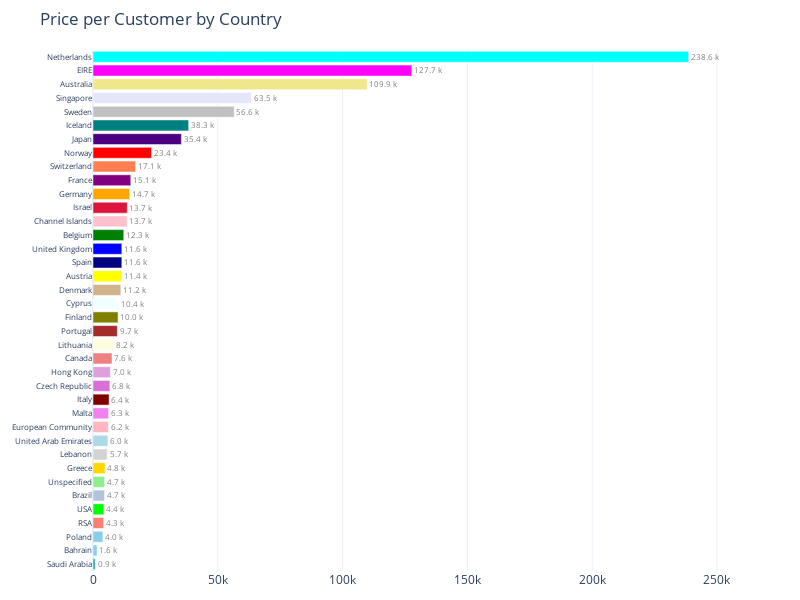

Notebook source saved alongside this figure:
### Code cell
def convert_to_k(value):
    return f"{value/1000:.1f} k"
df_country_per_customer['Price per Customer (k)'] = df_country_per_customer['Price per Customer'].apply(convert_to_k)

fig = px.bar(df_country_per_customer, x='Price per Customer', y='Country', orientation='h', title="Price per Customer by Country",
             template="plotly_white", color='Country', color_discrete_map=country_color_map,
             text='Price per Customer (k)')
fig.update_yaxes(categoryorder='total ascending', title_text = None)
fig.update_xaxes(title_text = None)
fig.update_layout(yaxis=dict(tickfont=dict(size=8)))
fig.update_traces(hovertemplate='Country: %{y}<br>Price per Customer: %{x}', textposition='outside', textfont=dict(color='gray'))
fig.update_layout(margin = dict(t=50, b=25), height=600, width=800, showlegend=False)
fig.show()

fig.to_html(include_plotlyjs='cdn',full_html=False).encode().decode('unicode-escape')

### Figure 1 — Plotly figure (JSON) as saved in the notebook; plotly's stock layout.template omitted (floating-point values rounded to 4 significant figures)
{"data": [{"alignmentgroup": "True", "hovertemplate": "Country: %{y}<br>Price per Customer: %{x}", "legendgroup": "Netherlands", "marker": {"color": "cyan", "pattern": {"shape": ""}}, "name": "Netherlands", "offsetgroup": "Netherlands", "orientation": "h", "showlegend": true, "text": ["238.6 k"], "textfont": {"color": "gray"}, "textposition": "outside", "type": "bar", "x": [238600.0], "xaxis": "x", "y": ["Netherlands"], "yaxis": "y"}, {"alignmentgroup": "True", "hovertemplate": "Country: %{y}<br>Price per Customer: %{x}", "legendgroup": "EIRE", "marker": {"color": "magenta", "pattern": {"shape": ""}}, "name": "EIRE", "offsetgroup": "EIRE", "orientation": "h", "showlegend": true, "text": ["127.7 k"], "textfont": {"color": "gray"}, "textposition": "outside", "type": "bar", "x": [127700.0], "xaxis": "x", "y": ["EIRE"], "yaxis": "y"}, {"alignmentgroup": "True", "hovertemplate": "Country: %{y}<br>Price per Customer: %{x}", "legendgroup": "Australia", "marker": {"color": "khaki", "pattern": {"shape": ""}}, "name": "Australia", "offsetgroup": "Australia", "orientation": "h", "showlegend": true, "text": ["109.9 k"], "textfont": {"color": "gray"}, "textposition": "outside", "type": "bar", "x": [109900.0], "xaxis": "x", "y": ["Australia"], "yaxis": "y"}, {"alignmentgroup": "True", "hovertemplate": "Country: %{y}<br>Price per Customer: %{x}", "legendgroup": "Singapore", "marker": {"color": "lavender", "pattern": {"shape": ""}}, "name": "Singapore", "offsetgroup": "Singapore", "orientation": "h", "showlegend": true, "text": ["63.5 k"], "textfont": {"color": "gray"}, "textposition": "outside", "type": "bar", "x": [63480.0], "xaxis": "x", "y": ["Singapore"], "yaxis": "y"}, {"alignmentgroup": "True", "hovertemplate": "Country: %{y}<br>Price per Customer: %{x}", "legendgroup": "Sweden", "marker": {"color": "silver", "pattern": {"shape": ""}}, "name": "Sweden", "offsetgroup": "Sweden", "orientation": "h", "showlegend": true, "text": ["56.6 k"], "textfont": {"color": "gray"}, "textposition": "outside", "type": "bar", "x": [56580.0], "xaxis": "x", "y": ["Sweden"], "yaxis": "y"}, {"alignmentgroup": "True", "hovertemplate": "Country: %{y}<br>Price per Customer: %{x}", "legendgroup": "Iceland", "marker": {"color": "teal", "pattern": {"shape": ""}}, "name": "Iceland", "offsetgroup": "Iceland", "orientation": "h", "showlegend": true, "text": ["38.3 k"], "textfont": {"color": "gray"}, "textposition": "outside", "type": "bar", "x": [38320.0], "xaxis": "x", "y": ["Iceland"], "yaxis": "y"}, {"alignmentgroup": "True", "hovertemplate": "Country: %{y}<br>Price per Customer: %{x}", "legendgroup": "Japan", "marker": {"color": "indigo", "pattern": {"shape": ""}}, "name": "Japan", "offsetgroup": "Japan", "orientation": "h", "showlegend": true, "text": ["35.4 k"], "textfont": {"color": "gray"}, "textposition": "outside", "type": "bar", "x": [35410.0], "xaxis": "x", "y": ["Japan"], "yaxis": "y"}, {"alignmentgroup": "True", "hovertemplate": "Country: %{y}<br>Price per Customer: %{x}", "legendgroup": "Norway", "marker": {"color": "red", "pattern": {"shape": ""}}, "name": "Norway", "offsetgroup": "Norway", "orientation": "h", "showlegend": true, "text": ["23.4 k"], "textfont": {"color": "gray"}, "textposition": "outside", "type": "bar", "x": [23440.0], "xaxis": "x", "y": ["Norway"], "yaxis": "y"}, {"alignmentgroup": "True", "hovertemplate": "Country: %{y}<br>Price per Customer: %{x}", "legendgroup": "Switzerland", "marker": {"color": "coral", "pattern": {"shape": ""}}, "name": "Switzerland", "offsetgroup": "Switzerland", "orientation": "h", "showlegend": true, "text": ["17.1 k"], "textfont": {"color": "gray"}, "textposition": "outside", "type": "bar", "x": [17070.0], "xaxis": "x", "y": ["Switzerland"], "yaxis": "y"}, {"alignmentgroup": "True", "hovertemplate": "Country: %{y}<br>Price per Customer: %{x}", "legendgroup": "France", "marker": {"color": "purple", "pattern": {"shape": ""}}, "name": "France", "offsetgroup": "France", "orientation": "h", "showlegend": true, "text": ["15.1 k"], "textfont": {"color": "gray"}, "textposition": "outside", "type": "bar", "x": [15140.0], "xaxis": "x", "y": ["France"], "yaxis": "y"}, {"alignmentgroup": "True", "hovertemplate": "Country: %{y}<br>Price per Customer: %{x}", "legendgroup": "Germany", "marker": {"color": "orange", "pattern": {"shape": ""}}, "name": "Germany", "offsetgroup": "Germany", "orientation": "h", "showlegend": true, "text": ["14.7 k"], "textfont": {"color": "gray"}, "textposition": "outside", "type": "bar", "x": [14680.0], "xaxis": "x", "y": ["Germany"], "yaxis": "y"}, {"alignmentgroup": "True", "hovertemplate": "Country: %{y}<br>Price per Customer: %{x}", "legendgroup": "Israel", "marker": {"color": "crimson", "pattern": {"shape": ""}}, "name": "Israel", "offsetgroup": "Israel", "orientation": "h", "showlegend": true, "text": ["13.7 k"], "textfont": {"color": "gray"}, "textposition": "outside", "type": "bar", "x": [13740.0], "xaxis": "x", "y": ["Israel"], "yaxis": "y"}, {"alignmentgroup": "True", "hovertemplate": "Country: %{y}<br>Price per Customer: %{x}", "legendgroup": "Channel Islands", "marker": {"color": "pink", "pattern": {"shape": ""}}, "name": "Channel Islands", "offsetgroup": "Channel Islands", "orientation": "h", "showlegend": true, "text": ["13.7 k"], "textfont": {"color": "gray"}, "textposition": "outside", "type": "bar", "x": [13680.0], "xaxis": "x", "y": ["Channel Islands"], "yaxis": "y"}, {"alignmentgroup": "True", "hovertemplate": "Country: %{y}<br>Price per Customer: %{x}", "legendgroup": "Belgium", "marker": {"color": "green", "pattern": {"shape": ""}}, "name": "Belgium", "offsetgroup": "Belgium", "orientation": "h", "showlegend": true, "text": ["12.3 k"], "textfont": {"color": "gray"}, "textposition": "outside", "type": "bar", "x": [12330.0], "xaxis": "x", "y": ["Belgium"], "yaxis": "y"}, {"alignmentgroup": "True", "hovertemplate": "Country: %{y}<br>Price per Customer: %{x}", "legendgroup": "United Kingdom", "marker": {"color": "blue", "pattern": {"shape": ""}}, "name": "United Kingdom", "offsetgroup": "United Kingdom", "orientation": "h", "showlegend": true, "text": ["11.6 k"], "textfont": {"color": "gray"}, "textposition": "outside", "type": "bar", "x": [11560.0], "xaxis": "x", "y": ["United Kingdom"], "yaxis": "y"}, {"alignmentgroup": "True", "hovertemplate": "Country: %{y}<br>Price per Customer: %{x}", "legendgroup": "Spain", "marker": {"color": "navy", "pattern": {"shape": ""}}, "name": "Spain", "offsetgroup": "Spain", "orientation": "h", "showlegend": true, "text": ["11.6 k"], "textfont": {"color": "gray"}, "textposition": "outside", "type": "bar", "x": [11550.0], "xaxis": "x", "y": ["Spain"], "yaxis": "y"}, {"alignmentgroup": "True", "hovertemplate": "Country: %{y}<br>Price per Customer: %{x}", "legendgroup": "Austria", "marker": {"color": "yellow", "pattern": {"shape": ""}}, "name": "Austria", "offsetgroup": "Austria", "orientation": "h", "showlegend": true, "text": ["11.4 k"], "textfont": {"color": "gray"}, "textposition": "outside", "type": "bar", "x": [11420.0], "xaxis": "x", "y": ["Austria"], "yaxis": "y"}, {"alignmentgroup": "True", "hovertemplate": "Country: %{y}<br>Price per Customer: %{x}", "legendgroup": "Denmark", "marker": {"color": "tan", "pattern": {"shape": ""}}, "name": "Denmark", "offsetgroup": "Denmark", "orientation": "h", "showlegend": true, "text": ["11.2 k"], "textfont": {"color": "gray"}, "textposition": "outside", "type": "bar", "x": [11160.0], "xaxis": "x", "y": ["Denmark"], "yaxis": "y"}, {"alignmentgroup": "True", "hovertemplate": "Country: %{y}<br>Price per Customer: %{x}", "legendgroup": "Cyprus", "marker": {"color": "azure", "pattern": {"shape": ""}}, "name": "Cyprus", "offsetgroup": "Cyprus", "orientation": "h", "showlegend": true, "text": ["10.4 k"], "textfont": {"color": "gray"}, "textposition": "outside", "type": "bar", "x": [10370.0], "xaxis": "x", "y": ["Cyprus"], "yaxis": "y"}, {"alignmentgroup": "True", "hovertemplate": "Country: %{y}<br>Price per Customer: %{x}", "legendgroup": "Finland", "marker": {"color": "olive", "pattern": {"shape": ""}}, "name": "Finland", "offsetgroup": "Finland", "orientation": "h", "showlegend": true, "text": ["10.0 k"], "textfont": {"color": "gray"}, "textposition": "outside", "type": "bar", "x": [10050.0], "xaxis": "x", "y": ["Finland"], "yaxis": "y"}, {"alignmentgroup": "True", "hovertemplate": "Country: %{y}<br>Price per Customer: %{x}", "legendgroup": "Portugal", "marker": {"color": "brown", "pattern": {"shape": ""}}, "name": "Portugal", "offsetgroup": "Portugal", "orientation": "h", "showlegend": true, "text": ["9.7 k"], "textfont": {"color": "gray"}, "textposition": "outside", "type": "bar", "x": [9737.0], "xaxis": "x", "y": ["Portugal"], "yaxis": "y"}, {"alignmentgroup": "True", "hovertemplate": "Country: %{y}<br>Price per Customer: %{x}", "legendgroup": "Lithuania", "marker": {"color": "lightyellow", "pattern": {"shape": ""}}, "name": "Lithuania", "offsetgroup": "Lithuania", "orientation": "h", "showlegend": true, "text": ["8.2 k"], "textfont": {"color": "gray"}, "textposition": "outside", "type": "bar", "x": [8188.0], "xaxis": "x", "y": ["Lithuania"], "yaxis": "y"}, {"alignmentgroup": "True", "hovertemplate": "Country: %{y}<br>Price per Customer: %{x}", "legendgroup": "Canada", "marker": {"color": "lightcoral", "pattern": {"shape": ""}}, "name": "Canada", "offsetgroup": "Canada", "orientation": "h", "showlegend": true, "text": ["7.6 k"], "textfont": {"color": "gray"}, "textposition": "outside", "type": "bar", "x": [7623.0], "xaxis": "x", "y": ["Canada"], "yaxis": "y"}, {"alignmentgroup": "True", "hovertemplate": "Country: %{y}<br>Price per Customer: %{x}", "legendgroup": "Hong Kong", "marker": {"color": "plum", "pattern": {"shape": ""}}, "name": "Hong Kong", "offsetgroup": "Hong Kong", "orientation": "h", "showlegend": true, "text": ["7.0 k"], "textfont": {"color": "gray"}, "textposition": "outside", "type": "bar", "x": [6959.0], "xaxis": "x", "y": ["Hong Kong"], "yaxis": "y"}, {"alignmentgroup": "True", "hovertemplate": "Country: %{y}<br>Price per Customer: %{x}", "legendgroup": "Czech Republic", "marker": {"color": "orchid", "pattern": {"shape": ""}}, "name": "Czech Republic", "offsetgroup": "Czech Republic", "orientation": "h", "showlegend": true, "text": ["6.8 k"], "textfont": {"color": "gray"}, "textposition": "outside", "type": "bar", "x": [6757.0], "xaxis": "x", "y": ["Czech Republic"], "yaxis": "y"}, {"alignmentgroup": "True", "hovertemplate": "Country: %{y}<br>Price per Customer: %{x}", "legendgroup": "Italy", "marker": {"color": "maroon", "pattern": {"shape": ""}}, "name": "Italy", "offsetgroup": "Italy", "orientation": "h", "showlegend": true, "text": ["6.4 k"], "textfont": {"color": "gray"}, "textposition": "outside", "type": "bar", "x": [6450.0], "xaxis": "x", "y": ["Italy"], "yaxis": "y"}, {"alignmentgroup": "True", "hovertemplate": "Country: %{y}<br>Price per Customer: %{x}", "legendgroup": "Malta", "marker": {"color": "violet", "pattern": {"shape": ""}}, "name": "Malta", "offsetgroup": "Malta", "orientation": "h", "showlegend": true, "text": ["6.3 k"], "textfont": {"color": "gray"}, "textposition": "outside", "type": "bar", "x": [6255.0], "xaxis": "x", "y": ["Malta"], "yaxis": "y"}, {"alignmentgroup": "True", "hovertemplate": "Country: %{y}<br>Price per Customer: %{x}", "legendgroup": "European Community", "marker": {"color": "lightpink", "pattern": {"shape": ""}}, "name": "European Community", "offsetgroup": "European Community", "orientation": "h", "showlegend": true, "text": ["6.2 k"], "textfont": {"color": "gray"}, "textposition": "outside", "type": "bar", "x": [6181.0], "xaxis": "x", "y": ["European Community"], "yaxis": "y"}, {"alignmentgroup": "True", "hovertemplate": "Country: %{y}<br>Price per Customer: %{x}", "legendgroup": "United Arab Emirates", "marker": {"color": "lightblue", "pattern": {"shape": ""}}, "name": "United Arab Emirates", "offsetgroup": "United Arab Emirates", "orientation": "h", "showlegend": true, "text": ["6.0 k"], "textfont": {"color": "gray"}, "textposition": "outside", "type": "bar", "x": [5983.0], "xaxis": "x", "y": ["United Arab Emirates"], "yaxis": "y"}, {"alignmentgroup": "True", "hovertemplate": "Country: %{y}<br>Price per Customer: %{x}", "legendgroup": "Lebanon", "marker": {"color": "lightgrey", "pattern": {"shape": ""}}, "name": "Lebanon", "offsetgroup": "Lebanon", "orientation": "h", "showlegend": true, "text": ["5.7 k"], "textfont": {"color": "gray"}, "textposition": "outside", "type": "bar", "x": [5692.0], "xaxis": "x", "y": ["Lebanon"], "yaxis": "y"}, {"alignmentgroup": "True", "hovertemplate": "Country: %{y}<br>Price per Customer: %{x}", "legendgroup": "Greece", "marker": {"color": "gold", "pattern": {"shape": ""}}, "name": "Greece", "offsetgroup": "Greece", "orientation": "h", "showlegend": true, "text": ["4.8 k"], "textfont": {"color": "gray"}, "textposition": "outside", "type": "bar", "x": [4833.0], "xaxis": "x", "y": ["Greece"], "yaxis": "y"}, {"alignmentgroup": "True", "hovertemplate": "Country: %{y}<br>Price per Customer: %{x}", "legendgroup": "Unspecified", "marker": {"color": "lightgreen", "pattern": {"shape": ""}}, "name": "Unspecified", "offsetgroup": "Unspecified", "orientation": "h", "showlegend": true, "text": ["4.7 k"], "textfont": {"color": "gray"}, "textposition": "outside", "type": "bar", "x": [4671.0], "xaxis": "x", "y": ["Unspecified"], "yaxis": "y"}, {"alignmentgroup": "True", "hovertemplate": "Country: %{y}<br>Price per Customer: %{x}", "legendgroup": "Brazil", "marker": {"color": "lightsteelblue", "pattern": {"shape": ""}}, "name": "Brazil", "offsetgroup": "Brazil", "orientation": "h", "showlegend": true, "text": ["4.7 k"], "textfont": {"color": "gray"}, "textposition": "outside", "type": "bar", "x": [4652.0], "xaxis": "x", "y": ["Brazil"], "yaxis": "y"}, {"alignmentgroup": "True", "hovertemplate": "Country: %{y}<br>Price per Customer: %{x}", "legendgroup": "USA", "marker": {"color": "lime", "pattern": {"shape": ""}}, "name": "USA", "offsetgroup": "USA", "orientation": "h", "showlegend": true, "text": ["4.4 k"], "textfont": {"color": "gray"}, "textposition": "outside", "type": "bar", "x": [4363.0], "xaxis": "x", "y": ["USA"], "yaxis": "y"}, {"alignmentgroup": "True", "hovertemplate": "Country: %{y}<br>Price per Customer: %{x}", "legendgroup": "RSA", "marker": {"color": "salmon", "pattern": {"shape": ""}}, "name": "RSA", "offsetgroup": "RSA", "orientation": "h", "showlegend": true, "text": ["4.3 k"], "textfont": {"color": "gray"}, "textposition": "outside", "type": "bar", "x": [4260.0], "xaxis": "x", "y": ["RSA"], "yaxis": "y"}, {"alignmentgroup": "True", "hovertemplate": "Country: %{y}<br>Price per Customer: %{x}", "legendgroup": "Poland", "marker": {"color": "skyblue", "pattern": {"shape": ""}}, "name": "Poland", "offsetgroup": "Poland", "orientation": "h", "showlegend": true, "text": ["4.0 k"], "textfont": {"color": "gray"}, "textposition": "outside", "type": "bar", "x": [3951.0], "xaxis": "x", "y": ["Poland"], "yaxis": "y"}, {"alignmentgroup": "True", "hovertemplate": "Country: %{y}<br>Price per Customer: %{x}", "legendgroup": "Bahrain", "marker": {"color": "lightskyblue", "pattern": {"shape": ""}}, "name": "Bahrain", "offsetgroup": "Bahrain", "orientation": "h", "showlegend": true, "text": ["1.6 k"], "textfont": {"color": "gray"}, "textposition": "outside", "type": "bar", "x": [1613.0], "xaxis": "x", "y": ["Bahrain"], "yaxis": "y"}, {"alignmentgroup": "True", "hovertemplate": "Country: %{y}<br>Price per Customer: %{x}", "legendgroup": "Saudi Arabia", "marker": {"color": "lightseagreen", "pattern": {"shape": ""}}, "name": "Saudi Arabia", "offsetgroup": "Saudi Arabia", "orientation": "h", "showlegend": true, "text": ["0.9 k"], "textfont": {"color": "gray"}, "textposition": "outside", "type": "bar", "x": [903.1], "xaxis": "x", "y": ["Saudi Arabia"], "yaxis": "y"}], "layout": {"barmode": "relative", "height": 600, "legend": {"title": {"text": "Country"}, "tracegroupgap": 0}, "margin": {"b": 25, "t": 50}, "showlegend": false, "title": {"text": "Price per Customer by Country"}, "width": 800, "xaxis": {"anchor": "y", "domain": [0, 1], "title": {}}, "yaxis": {"anchor": "x", "categoryarray": ["Saudi Arabia", "Bahrain", "Poland", "RSA", "USA", "Brazil", "Unspecified", "Greece", "Lebanon", "United Arab Emirates", "European Community", "Malta", "Italy", "Czech Republic", "Hong Kong", "Canada", "Lithuania", "Portugal", "Finland", "Cyprus", "Denmark", "Austria", "Spain", "United Kingdom", "Belgium", "Channel Islands", "Israel", "Germany", "France", "Switzerland", "Norway", "Japan", "Iceland", "Sweden", "Singapore", "Australia", "EIRE", "Netherlands"], "categoryorder": "total ascending", "domain": [0, 1], "tickfont": {"size": 8}, "title": {}}}}
